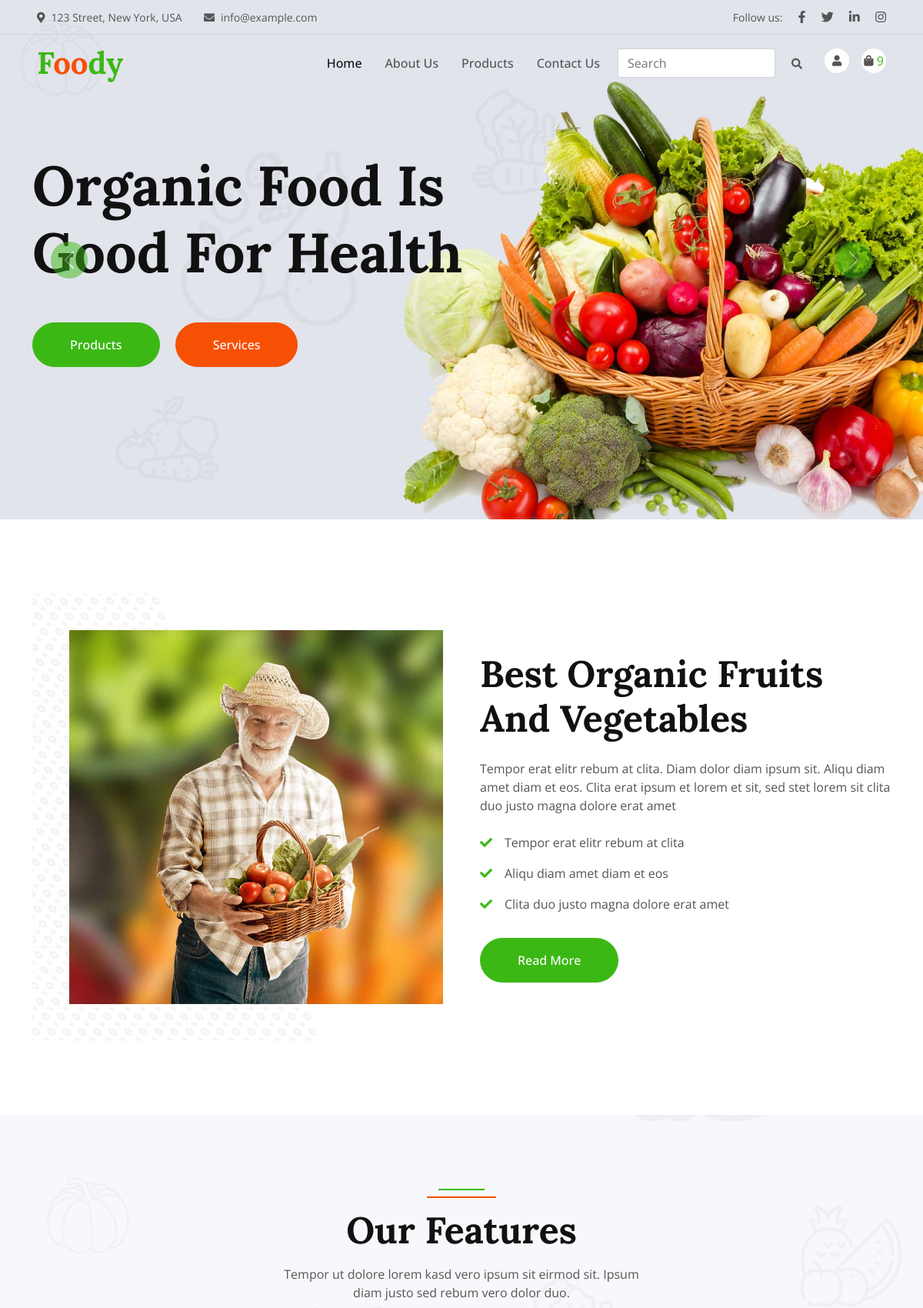
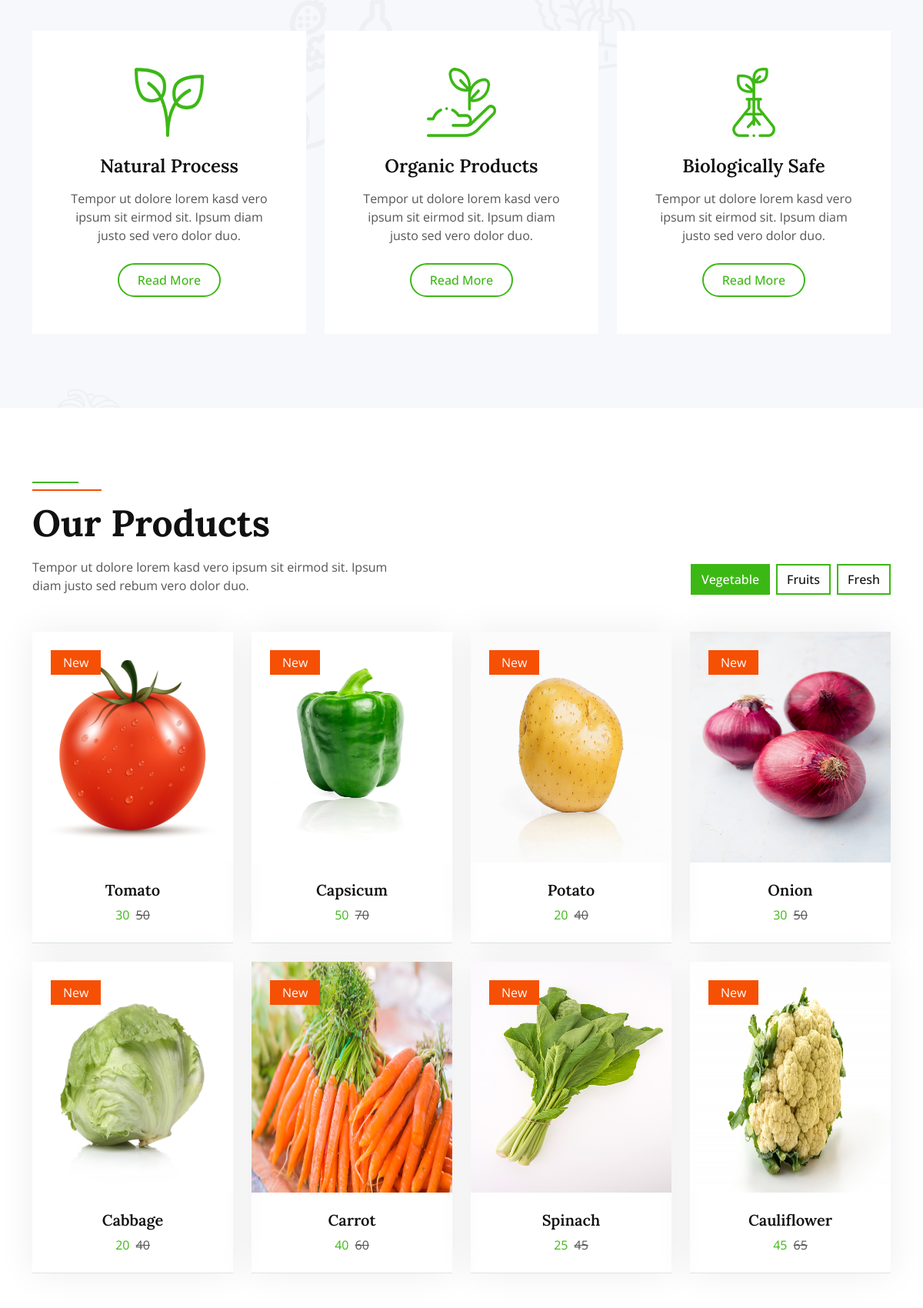
/home/home/ (signed in, upper part), run on the app's committed database (2 pictures, top to bottom).
### products/models.py (models this page shows, shortened)
class Product(models.Model):
    category = models.ForeignKey(Category, on_delete=models.CASCADE)
    product_name = models.CharField(max_length=100)
    image = models.ImageField(upload_to='static/products')
    price = models.CharField(max_length=20)
    description = models.TextField()
    stock = models.IntegerField(default=100)
    quantity_type = models.ForeignKey(QuantityVariant, blank=True, null=True, on_delete=models.PROTECT)
    color_type = models.ForeignKey(ColorVariant, blank=True, null=True, on_delete=models.PROTECT)
    size_type = models.ForeignKey(SizeVariant, blank=True, null=True, on_delete=models.PROTECT)

### home/views.py (the view)
# urls.py: 2. Add a URL to urlpatterns:  path('', views.home, name='home')
def home(request):
    products = Product.objects.all()
    user = request.user
    cart_items_count = CartItems.objects.filter(user=user).count()
    return render(request,'home/index.html',{'products':products,'count':cart_items_count})

### ecomproject/context_processors.py (called while the page is built)
def custom_context(request):
    user = request.user
    if request.user.is_authenticated:
        user_email = request.user.email
    else:
        user_email = None
    return {
        'user_name': user.username,'user_email': user_email
    }

### templates/home/index.html (shortened to what this page needs)
<!DOCTYPE html>
<html lang="en">
    {% load static %}
<head>
    <link href="https://cdnjs.cloudflare.com/ajax/libs/font-awesome/5.10.0/css/all.min.css" rel="stylesheet">
    <link href="https://cdn.jsdelivr.net/npm/bootstrap-icons@1.4.1/font/bootstrap-icons.css" rel="stylesheet">
    <link rel="stylesheet" type="text/css" href="{% static 'lib/animate/animate.min.css' %}">
    <link rel="stylesheet" type="text/css" href="{% static 'lib/owlcarousel/assets/owl.carousel.min.css' %}">
    <link rel="stylesheet" type="text/css" href="{% static 'css/bootstrap.min.css' %}">
    <link rel="stylesheet" type="text/css" href="{% static 'css/style.css' %}">
    <link rel="stylesheet" type="text/css" href="{% static 'css/my.css' %}">
</head>
<body>
    {% include 'navbar.html' %}
    <div class="container-fluid p-0 mb-5 wow fadeIn" data-wow-delay="0.1s">
        <div id="header-carousel" class="carousel slide" data-bs-ride="carousel">
            <div class="carousel-inner">
                <div class="carousel-item active">
                    <img class="w-100" src="{% static 'home/img/carousel-1.jpg' %}" alt="Image">
                    <div class="carousel-caption">
                        <div class="container">
                            <div class="row justify-content-start">
                                <div class="col-lg-7">
                                    <h1 class="display-2 mb-5 animated slideInDown">Organic Food Is Good For Health</h1>
                                    <a href="" class="btn btn-primary rounded-pill py-sm-3 px-sm-5">Products</a>
                                    <a href="" class="btn btn-secondary rounded-pill py-sm-3 px-sm-5 ms-3">Services</a>
                                </div>
                            </div>
                        </div>
                    </div>
                </div>
            </div>
            <button class="carousel-control-prev" type="button" data-bs-target="#header-carousel"
                data-bs-slide="prev">
                <span class="carousel-control-prev-icon" aria-hidden="true"></span>
            </button>
            <button class="carousel-control-next" type="button" data-bs-target="#header-carousel"
                data-bs-slide="next">
                <span class="carousel-control-next-icon" aria-hidden="true"></span>
            </button>
        </div>
    </div>
    <div class="container-xxl py-5">
        <div class="container">
            <div class="row g-5 align-items-center">
                <div class="col-lg-6 wow fadeIn" data-wow-delay="0.1s">
                    <div class="about-img position-relative overflow-hidden p-5 pe-0">
                        <img class="img-fluid w-100" src="{% static '/home/img/about.jpg' %}">
                    </div>
                </div>
                <div class="col-lg-6 wow fadeIn" data-wow-delay="0.5s">
                    <h1 class="display-5 mb-4">Best Organic Fruits And Vegetables</h1>
                    <p class="mb-4">Tempor erat elitr rebum at clita. Diam dolor diam ipsum sit. Aliqu diam amet diam et eos. Clita erat ipsum et lorem et sit, sed stet lorem sit clita duo justo magna dolore erat amet</p>
                    <p><i class="fa fa-check text-primary me-3"></i>Tempor erat elitr rebum at clita</p>
                    <p><i class="fa fa-check text-primary me-3"></i>Aliqu diam amet diam et eos</p>
                    <p><i class="fa fa-check text-primary me-3"></i>Clita duo justo magna dolore erat amet</p>
                    <a class="btn btn-primary rounded-pill py-3 px-5 mt-3" href="">Read More</a>
                </div>
            </div>
        </div>
    </div>
    <div class="container-fluid bg-light bg-icon my-5 py-6">
        <div class="container">
            <div class="section-header text-center mx-auto mb-5 wow fadeInUp" data-wow-delay="0.1s" style="max-width: 500px;">
                <h1 class="display-5 mb-3">Our Features</h1>
                <p>Tempor ut dolore lorem kasd vero ipsum sit eirmod sit. Ipsum diam justo sed rebum vero dolor duo.</p>
            </div>
            <div class="row g-4">
                <div class="col-lg-4 col-md-6 wow fadeInUp" data-wow-delay="0.1s">
                    <div class="bg-white text-center h-100 p-4 p-xl-5">
                        <img class="img-fluid mb-4" src="{% static 'home/img/icon-1.png' %}" alt="">
                        <h4 class="mb-3">Natural Process</h4>
                        <p class="mb-4">Tempor ut dolore lorem kasd vero ipsum sit eirmod sit. Ipsum diam justo sed vero dolor duo.</p>
                        <a class="btn btn-outline-primary border-2 py-2 px-4 rounded-pill" href="">Read More</a>
                    </div>
                </div>
                <div class="col-lg-4 col-md-6 wow fadeInUp" data-wow-delay="0.3s">
                    <div class="bg-white text-center h-100 p-4 p-xl-5">
                        <img class="img-fluid mb-4" src="{% static 'home/img/icon-2.png' %}" alt="">
                        <h4 class="mb-3">Organic Products</h4>
                        <p class="mb-4">Tempor ut dolore lorem kasd vero ipsum sit eirmod sit. Ipsum diam justo sed vero dolor duo.</p>
                        <a class="btn btn-outline-primary border-2 py-2 px-4 rounded-pill" href="">Read More</a>
                    </div>
                </div>
                <div class="col-lg-4 col-md-6 wow fadeInUp" data-wow-delay="0.5s">
                    <div class="bg-white text-center h-100 p-4 p-xl-5">
                        <img class="img-fluid mb-4" src="{% static 'home/img/icon-3.png' %}" alt="">
                        <h4 class="mb-3">Biologically Safe</h4>
                        <p class="mb-4">Tempor ut dolore lorem kasd vero ipsum sit eirmod sit. Ipsum diam justo sed vero dolor duo.</p>
                        <a class="btn btn-outline-primary border-2 py-2 px-4 rounded-pill" href="">Read More</a>
                    </div>
                </div>
            </div>
        </div>
    </div>
    <div class="container-xxl py-5">
        <div class="container">
            <div class="row g-0 gx-5 align-items-end">
                <div class="col-lg-6">
                    <div class="section-header text-start mb-5 wow fadeInUp" data-wow-delay="0.1s" style="max-width: 500px;">
                        <h1 class="display-5 mb-3">Our Products</h1>
                        <p>Tempor ut dolore lorem kasd vero ipsum sit eirmod sit. Ipsum diam justo sed rebum vero dolor duo.</p>
                    </div>
                </div>
                <div class="col-lg-6 text-start text-lg-end wow slideInRight" data-wow-delay="0.1s">
                    <ul class="nav nav-pills d-inline-flex justify-content-end mb-5">
                        <li class="nav-item me-2">
                            <a class="btn btn-outline-primary border-2 active" data-bs-toggle="pill" href="#tab-1">Vegetable</a>
                        </li>
                        <li class="nav-item me-2">
                            <a class="btn btn-outline-primary border-2" data-bs-toggle="pill" href="#tab-2">Fruits </a>
                        </li>
                        <li class="nav-item me-0">
                            <a class="btn btn-outline-primary border-2" data-bs-toggle="pill" href="#tab-3">Fresh</a>
                        </li>
                    </ul>
                </div>
            </div>
            <div class="tab-content">
                <div id="tab-1" class="tab-pane fade show p-0 active">
                    <div class="row g-4">
                            {% for product in products|slice:":8" %}
                            <div class="col-xl-3 col-lg-4 col-md-6 wow fadeInUp" data-wow-delay="0.1s">
                                <div class="product-item">
                                    <div class="position-relative bg-light overflow-hidden">
                                        <img class="img-fluid w-100" src="{{ product.image.url }}" alt="{{ product.name }}" style="height: 300px;">
                                        <div class="bg-secondary rounded text-white position-absolute start-0 top-0 m-4 py-1 px-3">New</div>
                                    </div>
                                    <div class="text-center p-4">
                                        <a class="d-block h5 mb-2" href="{% url 'all_product' %}">{{ product.product_name }}</a>
                                        <span class="text-primary me-1">{{ product.price }}</span>
                                        <span class="text-body text-decoration-line-through">{{ product.price|add:20 }}</span>
                                    </div>
                                    <div class="d-flex border-top">
                                    </div>
                                </div>
                            </div>
                            {% endfor %}
                    </div>
                </div>
            </div>
        </div>
    </div>
</body>
</html>

### static/css/style.css (style rules this page uses)
:root { --primary: #3CB815; --secondary: #F65005; --light: #F7F8FC; --dark: #111111; }
.py-6 { padding-top: 6rem; padding-bottom: 6rem; }
.bg-icon { background: url(../img/bg-icon.png) center center repeat; background-size: contain; }
.btn { font-weight: 500; transition: .5s; }
.btn.btn-primary, .btn.btn-secondary, .btn.btn-outline-primary:hover, .btn.btn-outline-secondary:hover { color: #FFFFFF; }
.carousel-caption { top: 0; left: 0; right: 0; bottom: 0; display: flex; align-items: center; justify-content: center; text-align: start; z-index: 1; }
.carousel-control-prev, .carousel-control-next { width: 15%; }
.carousel-control-prev-icon, .carousel-control-next-icon { width: 3rem; height: 3rem; background-color: var(--primary); border: 10px solid var(--primary); border-radius: 3rem; }
.section-header { position: relative; padding-top: 25px; }
.section-header::before { position: absolute; content: ""; width: 60px; height: 2px; top: 0; left: 50%; transform: translateX(-50%); background: var(--primary); }
.section-header::after { position: absolute; content: ""; width: 90px; height: 2px; top: 10px; left: 50%; transform: translateX(-50%); background: var(--secondary); }
.section-header.text-start::before, .section-header.text-start::after { left: 0; transform: translateX(0); }
.about-img img { position: relative; z-index: 2; }
.about-img::before { position: absolute; content: ""; top: 0; left: -50%; width: 100%; height: 100%; background-image: -webkit-repeating-radial-gradient(#FFFFFF, #EEEEEE 5px, transparent 5px, transparent 10px); background-image: -moz-repeating-radial-gradient(#FFFFFF, #EEEEEE 5px, transparent 5px, transparent 10px); background-image: -ms-repeating-radial-gradient(#FFFFFF, #EEEEEE 5px, transparent 5px, transparent 10px); background-image: -o-repeating-radial-gradient(#FFFFFF, #EEEEEE 5px, transparent 5px, transparent 10px); background-image: repeating-radial-gradient(#FFFFFF, #EEEEEE 5px, transparent 5px, transparent 10px); background-size: 20px 20px; transform: skew(20deg); z-index: 1; }
.nav-pills .nav-item .btn { color: var(--dark); }
.nav-pills .nav-item .btn:hover, .nav-pills .nav-item .btn.active { color: #FFFFFF; }
.product-item { box-shadow: 0 0 45px rgba(0, 0, 0, .07); }
.product-item img { transition: .5s; }

### data on the page
Product: image (picture), product_name "Tomato", price "30", price|add "50"
Product: image (picture), product_name "Capsicum", price "50", price|add "70"
Product: image (picture), product_name "Potato", price "20", price|add "40"
Product: image (picture), product_name "Onion", price "30", price|add "50"
Product: image (picture), product_name "Cabbage", price "20", price|add "40"
Product: image (picture), product_name "Carrot", price "40", price|add "60"
Product: image (picture), product_name "Spinach", price "25", price|add "45"
Product: image (picture), product_name "Cauliflower", price "45", price|add "65"

### other printed values
{{ count }} "9"
